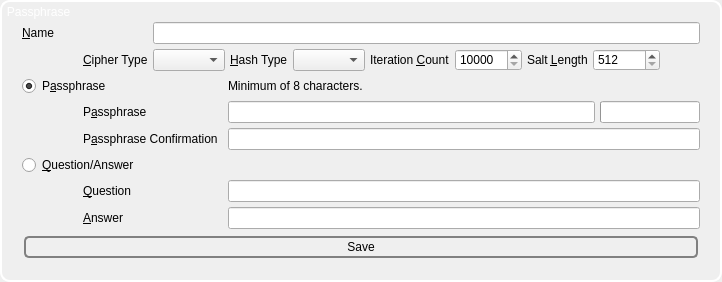
               <widget class="QGroupBox" name="passphraseGroupBox">
                <property name="styleSheet">
                 <string notr="true">QGroupBox { 
background-color:
qlineargradient(spread:pad, 
x1:0, y1:1, 
x2:1, y2:0, 
stop:0.05 rgba(218, 232, 255, 255), 
stop:1 rgba(170, 85, 255, 255));
color: rgb(255, 255, 255);

border-style: outset;
border-width: 2px;
border-radius: 10px;
border-color: white;
padding: 15px;
}

QGroupBox::title
{
left: 5px;
top: 5px;
}</string>
                </property>
                <property name="title">
                 <string>Passphrase</string>
                </property>
                <layout class="QVBoxLayout" name="verticalLayout_16">
                 <property name="spacing">
                  <number>5</number>
                 </property>
                 <property name="leftMargin">
                  <number>5</number>
                 </property>
                 <property name="topMargin">
                  <number>5</number>
                 </property>
                 <property name="rightMargin">
                  <number>5</number>
                 </property>
                 <property name="bottomMargin">
                  <number>5</number>
                 </property>
                 <item>
                  <layout class="QGridLayout" name="gridLayout">
                   <property name="spacing">
                    <number>5</number>
                   </property>
                   <item row="6" column="4">
                    <widget class="spoton_lineedit" name="passphrase2">
                     <property name="echoMode">
                      <enum>QLineEdit::Password</enum>
                     </property>
                    </widget>
                   </item>
                   <item row="8" column="0" colspan="2">
                    <widget class="QRadioButton" name="question_rb">
                     <property name="text">
                      <string>&amp;Question/Answer</string>
                     </property>
                    </widget>
                   </item>
                   <item row="9" column="4">
                    <widget class="spoton_lineedit" name="question"/>
                   </item>
                   <item row="10" column="4">
                    <widget class="spoton_lineedit" name="answer"/>
                   </item>
                   <item row="3" column="4">
                    <widget class="QLabel" name="label_58">
                     <property name="text">
                      <string>Minimum of 8 characters.</string>
                     </property>
                    </widget>
                   </item>
                   <item row="3" column="0" colspan="2">
                    <widget class="QRadioButton" name="passphrase_rb">
                     <property name="sizePolicy">
                      <sizepolicy hsizetype="Minimum" vsizetype="Preferred">
                       <horstretch>0</horstretch>
                       <verstretch>0</verstretch>
                      </sizepolicy>
                     </property>
                     <property name="text">
                      <string>P&amp;assphrase</string>
                     </property>
                     <property name="checked">
                      <bool>true</bool>
                     </property>
                    </widget>
                   </item>
                   <item row="1" column="0" colspan="2">
                    <widget class="QLabel" name="label_74">
                     <property name="text">
                      <string>&amp;Name</string>
                     </property>
                     <property name="buddy">
                      <cstring>username</cstring>
                     </property>
                    </widget>
                   </item>
                   <item row="1" column="2" colspan="3">
                    <widget class="QLineEdit" name="username"/>
                   </item>
                   <item row="2" column="0">
                    <widget class="QLabel" name="label_18">
                     <property name="text">
                      <string/>
                     </property>
                    </widget>
                   </item>
                   <item row="4" column="1" colspan="2">
                    <widget class="QLabel" name="label_55">
                     <property name="text">
                      <string>P&amp;assphrase</string>
                     </property>
                     <property name="buddy">
                      <cstring>passphrase1</cstring>
                     </property>
                    </widget>
                   </item>
                   <item row="6" column="1" colspan="2">
                    <widget class="QLabel" name="label_56">
                     <property name="text">
                      <string>P&amp;assphrase Confirmation</string>
                     </property>
                     <property name="buddy">
                      <cstring>passphrase2</cstring>
                     </property>
                    </widget>
                   </item>
                   <item row="9" column="1" colspan="2">
                    <widget class="QLabel" name="label_97">
                     <property name="text">
                      <string>&amp;Question</string>
                     </property>
                     <property name="buddy">
                      <cstring>question</cstring>
                     </property>
                    </widget>
                   </item>
                   <item row="10" column="1" colspan="2">
                    <widget class="QLabel" name="label_98">
                     <property name="text">
                      <string>&amp;Answer</string>
                     </property>
                     <property name="buddy">
                      <cstring>answer</cstring>
                     </property>
                    </widget>
                   </item>
                   <item row="2" column="1" colspan="4">
                    <layout class="QHBoxLayout" name="horizontalLayout_18">
                     <property name="spacing">
                      <number>5</number>
                     </property>
                     <item>
                      <widget class="QLabel" name="label">
                       <property name="text">
                        <string>&amp;Cipher Type</string>
                       </property>
                       <property name="buddy">
                        <cstring>cipherType</cstring>
                       </property>
                      </widget>
                     </item>
                     <item>
                      <widget class="QComboBox" name="cipherType">
                       <property name="sizeAdjustPolicy">
                        <enum>QComboBox::AdjustToContents</enum>
                       </property>
                      </widget>
                     </item>
                     <item>
                      <widget class="QLabel" name="label_14">
                       <property name="text">
                        <string>&amp;Hash Type</string>
                       </property>
                       <property name="buddy">
                        <cstring>hashType</cstring>
                       </property>
                      </widget>
                     </item>
                     <item>
                      <widget class="QComboBox" name="hashType">
                       <property name="sizeAdjustPolicy">
                        <enum>QComboBox::AdjustToContents</enum>
                       </property>
                      </widget>
                     </item>
                     <item>
                      <widget class="QLabel" name="label_15">
                       <property name="text">
                        <string>Iteration &amp;Count</string>
                       </property>
                       <property name="buddy">
                        <cstring>iterationCount</cstring>
                       </property>
                      </widget>
                     </item>
                     <item>
                      <widget class="QSpinBox" name="iterationCount">
                       <property name="minimum">
                        <number>10000</number>
                       </property>
                       <property name="maximum">
                        <number>999999999</number>
                       </property>
                       <property name="value">
                        <number>10000</number>
                       </property>
                      </widget>
                     </item>
                     <item>
                      <widget class="QLabel" name="label_16">
                       <property name="text">
                        <string>Salt &amp;Length</string>
                       </property>
                       <property name="buddy">
                        <cstring>saltLength</cstring>
                       </property>
                      </widget>
                     </item>
                     <item>
                      <widget class="QSpinBox" name="saltLength">
                       <property name="minimum">
                        <number>512</number>
                       </property>
                       <property name="maximum">
                        <number>999999999</number>
                       </property>
                      </widget>
                     </item>
                     <item>
                      <spacer name="horizontalSpacer_11">
                       <property name="orientation">
                        <enum>Qt::Horizontal</enum>
                       </property>
                       <property name="sizeHint" stdset="0">
                        <size>
                         <width>40</width>
                         <height>20</height>
                        </size>
                       </property>
                      </spacer>
                     </item>
                    </layout>
                   </item>
                   <item row="4" column="4">
                    <layout class="QHBoxLayout" name="horizontalLayout_3">
                     <property name="spacing">
                      <number>5</number>
                     </property>
                     <item>
                      <widget class="spoton_lineedit" name="passphrase1">
                       <property name="echoMode">
                        <enum>QLineEdit::Password</enum>
                       </property>
                      </widget>
                     </item>
                     <item>
                      <widget class="QProgressBar" name="passphrase_strength_indicator">
                       <property name="maximumSize">
                        <size>
                         <width>100</width>
                         <height>16777215</height>
                        </size>
                       </property>
                       <property name="value">
                        <number>0</number>
                       </property>
                       <property name="textVisible">
                        <bool>false</bool>
                       </property>
                      </widget>
                     </item>
                    </layout>
                   </item>
                  </layout>
                 </item>
                 <item>
                  <widget class="QPushButton" name="setPassphrase">
                   <property name="styleSheet">
                    <string notr="true">QPushButton {
 border: 2px solid gray;
 background-color: qlineargradient(x1: 0, y1: 0, x2: 0, y2: 1,
                                   stop: 0 #E0E0E0, stop: 1 #FFFFFF);
 border-radius: 5px;
 margin: 2px;
 padding: 2px;
 }


QPushButton:hover { 
background-color: qlineargradient(x1: 0, y1: 0, x2: 0, y2: 1,
                                   stop: 0 rgb(254,229,172), stop: 1 #FFFFFF);
background-position: top center; } 


QPushButton:pressed {
     background-color: darkgray;
     border-style: inset;
 }
</string>
                   </property>
                   <property name="text">
                    <string>Save</string>
                   </property>
                   <property name="iconSize">
                    <size>
                     <width>40</width>
                     <height>40</height>
                    </size>
                   </property>
                  </widget>
                 </item>
                </layout>
               </widget>
